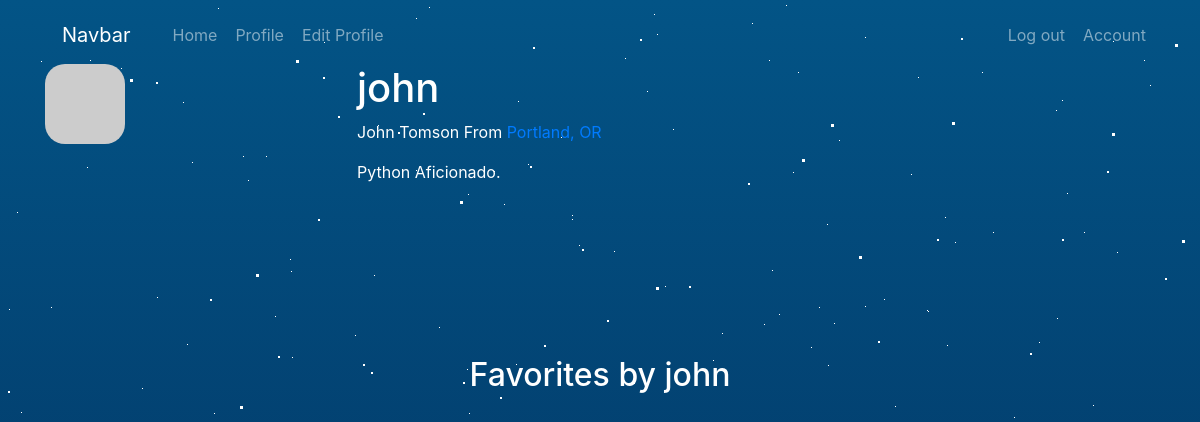
The page /user/john (signed in) on the database its author committed.
### app/models.py (models this page shows, shortened)
class User(UserMixin, db.Model):
    __tablename__ = 'users'
    id = db.Column(db.Integer, primary_key=True)
    email = db.Column(db.String(64), unique=True, index=True)
    username = db.Column(db.String(64), unique=True, index=True)
    password_hash = db.Column(db.String(128))
    role_id = db.Column(db.Integer, db.ForeignKey('roles.id'))
    name = db.Column(db.String(64))
    location = db.Column(db.String(64))
    about_me = db.Column(db.Text())
    avatar_hash = db.Column(db.String(32))
    def gravatar_hash(self):
        return hashlib.md5(self.email.lower().encode('utf-8')).hexdigest()
    def gravatar(self, size=100, default='identicon', rating='g'):
        url = 'https://secure.gravatar.com/avatar'
        hash = self.avatar_hash or self.gravatar_hash()
        return '{url}/{hash}?s={size}&d={default}&r={rating}'.format(url=url, hash=hash, size=size, default=default, rating=rating)
    def can(self, perm):
        return self.role is not None and self.role.has_permission(perm)
    def is_administrator(self):
        return self.can(Permission.ADMIN)
    def ping(self):
        self.last_seen = datetime.utcnow
        db.session.add(self)
        db.session.commit()
    @property
    def password(self):
        raise AttributeError('password is not a readable attribute')

### app/main/views.py (the view)
@main.route('/user/<username>')
def user(username):
    user = User.query.filter_by(username=username).first()
    if user is None:
        return redirect(url_for('404.html'), 404)
    return render_template('profile.html', user=user)

### app/auth/views.py (called while the page is built)
@auth.before_app_request
def before_request():
    if current_user.is_authenticated:
        current_user.ping()

### app/main/__init__.py (called while the page is built)
@main.app_context_processor
def inject_permission():
    return dict(Permission=Permission)

### app/models.py (called while the page is built)
@login_manager.user_loader
def load_user(user_id):
    return User.query.get(int(user_id))

    def has_permission(self, perm):
        return self.permissions & perm == perm

### app/templates/profile.html (shortened to what this page needs)
{% extends "base.html" %}
{% import "_macros.html" as macros %}
{% block page_content %}
<div class="page-header" >
    <div class="container" style="color: white;">
        <img class="img-rounded profile-thumbnail" src="{{ user.gravatar(size=256) }}" style="border-radius: 20px;">
        <div class="profile-header" style="display: inline-block;">
            <div style="margin-left: 2em; display: flexbox;">
                <h1>{{ user.username }}</h1>
                {% if user.name or user.location %}
                <p>
                    {% if user.name %}{{ user.name }}{% endif %}
                    {% if user.location %}
                        From <a href="http://maps.google.com/?q={{ user.location }}">
                            {{ user.location }}
                        </a>
                    {% endif %}
                </p>
                {% endif %}
                {% if user.about_me %}<p>{{ user.about_me }}</p>{% endif %}
        </div>
    </div>
</div>
<div class="container" style="margin-top: 2em;">
    <h2 style="color: white; display: flex; justify-content: center;">Favorites by {{ user.username }}</h2>
</div>
{% endblock %}

### app/static/css/styles.css (style rules this page uses)
body { background: linear-gradient(#035486,#010029); overflow: hidden; }
.profile-thumbnail { position: absolute; }
.profile-header { min-height: 260px; margin-left: 280px; }

### rows shown on the page
User: username "john", name "John Tomson", location "Portland, OR", about_me "Python Aficionado."
